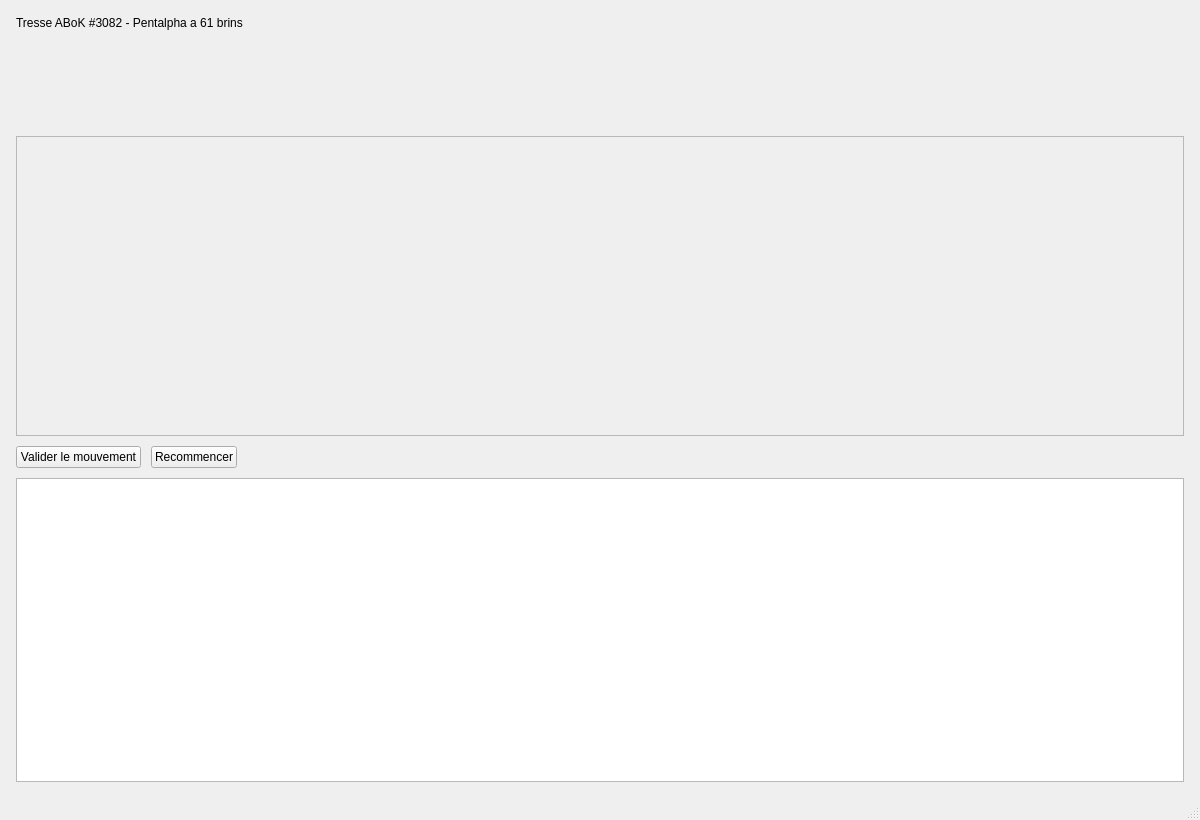
<?xml version="1.0" encoding="UTF-8"?>
<ui version="4.0">
 <class>MainWindow</class>
 <widget class="QMainWindow" name="MainWindow">
  <property name="geometry">
   <rect>
    <x>0</x>
    <y>0</y>
    <width>1200</width>
    <height>820</height>
   </rect>
  </property>
  <property name="windowTitle">
   <string>LogiBraiding - ABoK #3082</string>
  </property>
  <widget class="QWidget" name="centralwidget">
   <layout class="QVBoxLayout" name="verticalLayout">
    <property name="leftMargin">
     <number>16</number>
    </property>
    <property name="topMargin">
     <number>16</number>
    </property>
    <property name="rightMargin">
     <number>16</number>
    </property>
    <property name="bottomMargin">
     <number>16</number>
    </property>
    <property name="spacing">
     <number>10</number>
    </property>
    <item>
     <widget class="QLabel" name="titleLabel">
      <property name="text">
       <string>Tresse ABoK #3082 - Pentalpha a 61 brins</string>
      </property>
     </widget>
    </item>
    <item>
     <widget class="QLabel" name="progressLabel"/>
    </item>
    <item>
     <widget class="QLabel" name="moveLabel">
      <property name="wordWrap">
       <bool>true</bool>
      </property>
     </widget>
    </item>
    <item>
     <widget class="QLabel" name="detailLabel">
      <property name="wordWrap">
       <bool>true</bool>
      </property>
     </widget>
    </item>
    <item>
     <widget class="QLabel" name="noteLabel">
      <property name="wordWrap">
       <bool>true</bool>
      </property>
      <property name="styleSheet">
       <string notr="true">color: #8b0000; font-weight: 600;</string>
      </property>
     </widget>
    </item>
    <item>
     <widget class="QLabel" name="imageLabel">
      <property name="minimumSize">
       <size>
        <width>0</width>
        <height>300</height>
       </size>
      </property>
      <property name="frameShape">
       <enum>QFrame::StyledPanel</enum>
      </property>
      <property name="alignment">
       <set>Qt::AlignCenter</set>
      </property>
     </widget>
    </item>
    <item>
     <layout class="QHBoxLayout" name="horizontalLayoutButtons">
      <item>
       <widget class="QPushButton" name="doneButton">
        <property name="text">
         <string>Valider le mouvement</string>
        </property>
       </widget>
      </item>
      <item>
       <widget class="QPushButton" name="restartButton">
        <property name="text">
         <string>Recommencer</string>
        </property>
       </widget>
      </item>
      <item>
       <spacer name="horizontalSpacer">
        <property name="orientation">
         <enum>Qt::Horizontal</enum>
        </property>
        <property name="sizeHint" stdset="0">
         <size>
          <width>40</width>
          <height>20</height>
         </size>
        </property>
       </spacer>
      </item>
     </layout>
    </item>
    <item>
     <widget class="QTableWidget" name="movesTable"/>
    </item>
   </layout>
  </widget>
  <widget class="QMenuBar" name="menubar">
   <property name="geometry">
    <rect>
     <x>0</x>
     <y>0</y>
     <width>1200</width>
     <height>22</height>
    </rect>
   </property>
  </widget>
  <widget class="QStatusBar" name="statusbar"/>
 </widget>
 <resources/>
 <connections/>
</ui>
